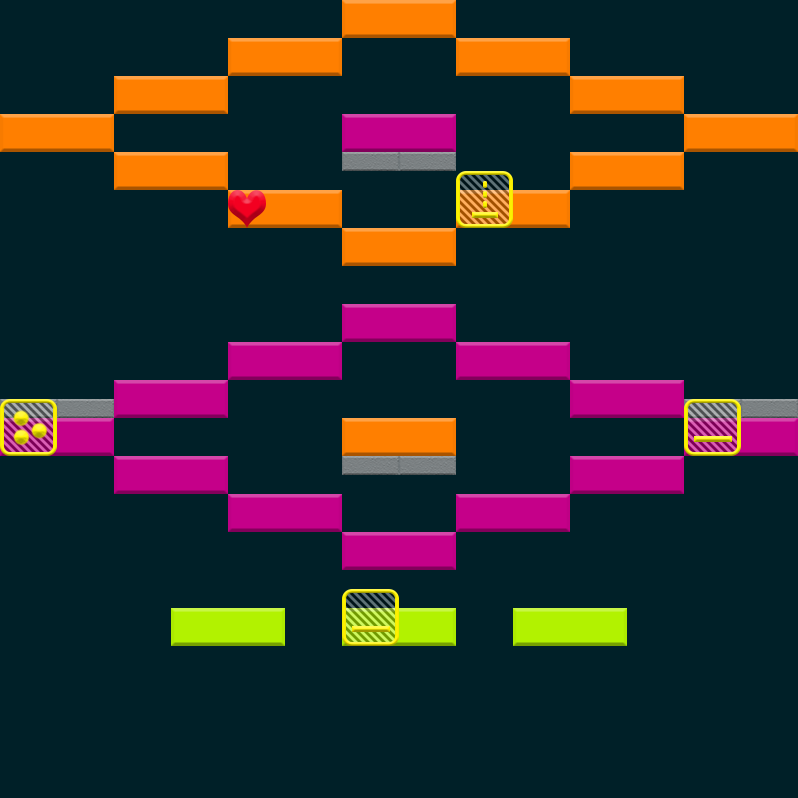

A 2D game scene composited from a Tiled map and its tileset images. What follows is a short description and the map's XML, with each tile layer's data collapsed to a summary:
An orthogonal 14x42 tile map with 57x19 px tiles, 2 tile layers (Bricks, Powerups), 3 tilesets.

<map version="1.0" tiledversion="1.0.3" orientation="orthogonal" renderorder="left-up" width="14" height="42" tilewidth="57" tileheight="19" backgroundcolor="#002028" nextobjectid="15">
 <properties>
  <property name="FinalBallSpeedPercentageIncrease" type="int" value="25" />
 </properties>
 <tileset firstgid="1" name="Bricks" tilewidth="114" tileheight="38" tilecount="18" columns="0">
  <tile id="0">
   <properties>
    <property name="HitsToDestroy" type="int" value="1" />
   </properties>
   <image width="114" height="38" source="../../../../SourceImages/Game/Brick-A1.png" />
  </tile>
  <tile id="1">
   <properties>
    <property name="HitsToDestroy" type="int" value="2" />
   </properties>
   <image width="114" height="38" source="../../../../SourceImages/Game/Brick-A2.png" />
  </tile>
  <tile id="2">
   <properties>
    <property name="HitsToDestroy" type="int" value="1" />
   </properties>
   <image width="114" height="38" source="../../../../SourceImages/Game/Brick-B1.png" />
  </tile>
  <tile id="3">
   <properties>
    <property name="HitsToDestroy" type="int" value="2" />
   </properties>
   <image width="114" height="38" source="../../../../SourceImages/Game/Brick-B2.png" />
  </tile>
  <tile id="4">
   <properties>
    <property name="HitsToDestroy" type="int" value="1" />
   </properties>
   <image width="114" height="38" source="../../../../SourceImages/Game/Brick-C1.png" />
  </tile>
  <tile id="5">
   <properties>
    <property name="HitsToDestroy" type="int" value="2" />
   </properties>
   <image width="114" height="38" source="../../../../SourceImages/Game/Brick-C2.png" />
  </tile>
  <tile id="6">
   <properties>
    <property name="HitsToDestroy" type="int" value="1" />
   </properties>
   <image width="114" height="38" source="../../../../SourceImages/Game/Brick-D1.png" />
  </tile>
  <tile id="7">
   <properties>
    <property name="HitsToDestroy" type="int" value="2" />
   </properties>
   <image width="114" height="38" source="../../../../SourceImages/Game/Brick-D2.png" />
  </tile>
  <tile id="8">
   <properties>
    <property name="HitsToDestroy" type="int" value="-1" />
   </properties>
   <image width="114" height="38" source="../../../../SourceImages/Game/Brick-E1.png" />
  </tile>
  <tile id="9">
   <properties>
    <property name="HitsToDestroy" type="int" value="1" />
   </properties>
   <image width="57" height="19" source="../../../../SourceImages/Game/SmallBrick-A1.png" />
  </tile>
  <tile id="10">
   <properties>
    <property name="HitsToDestroy" type="int" value="2" />
   </properties>
   <image width="57" height="19" source="../../../../SourceImages/Game/SmallBrick-A2.png" />
  </tile>
  <tile id="11">
   <properties>
    <property name="HitsToDestroy" type="int" value="1" />
   </properties>
   <image width="57" height="19" source="../../../../SourceImages/Game/SmallBrick-B1.png" />
  </tile>
  <tile id="12">
   <properties>
    <property name="HitsToDestroy" type="int" value="2" />
   </properties>
   <image width="57" height="19" source="../../../../SourceImages/Game/SmallBrick-B2.png" />
  </tile>
  <tile id="14">
   <properties>
    <property name="HitsToDestroy" type="int" value="1" />
   </properties>
   <image width="57" height="19" source="../../../../SourceImages/Game/SmallBrick-C1.png" />
  </tile>
  <tile id="15">
   <properties>
    <property name="HitsToDestroy" type="int" value="2" />
   </properties>
   <image width="57" height="19" source="../../../../SourceImages/Game/SmallBrick-C2.png" />
  </tile>
  <tile id="16">
   <properties>
    <property name="HitsToDestroy" type="int" value="1" />
   </properties>
   <image width="57" height="19" source="../../../../SourceImages/Game/SmallBrick-D1.png" />
  </tile>
  <tile id="17">
   <properties>
    <property name="HitsToDestroy" type="int" value="2" />
   </properties>
   <image width="57" height="19" source="../../../../SourceImages/Game/SmallBrick-D2.png" />
  </tile>
  <tile id="18">
   <properties>
    <property name="HitsToDestroy" type="int" value="-1" />
   </properties>
   <image width="57" height="19" source="../../../../SourceImages/Game/SmallBrick-E1.png" />
  </tile>
 </tileset>
 <tileset firstgid="20" name="Powerups" tilewidth="57" tileheight="57" tilecount="6" columns="0">
  <tile id="0">
   <properties>
    <property name="PowerupType" type="int" value="3" />
   </properties>
   <image width="57" height="57" source="../../../../SourceImages/Game/PowerupFireball.png" />
  </tile>
  <tile id="1">
   <properties>
    <property name="PowerupType" type="int" value="1" />
   </properties>
   <image width="57" height="57" source="../../../../SourceImages/Game/PowerupLargerPaddle.png" />
  </tile>
  <tile id="2">
   <properties>
    <property name="PowerupType" type="int" value="2" />
   </properties>
   <image width="57" height="57" source="../../../../SourceImages/Game/PowerupMultiBall.png" />
  </tile>
  <tile id="3">
   <properties>
    <property name="PowerupType" type="int" value="4" />
   </properties>
   <image width="57" height="57" source="../../../../SourceImages/Game/PowerupBullets.png" />
  </tile>
  <tile id="4">
   <properties>
    <property name="PowerupType" type="int" value="5" />
   </properties>
   <image width="57" height="57" source="../../../../SourceImages/Game/PowerupRockets.png" />
  </tile>
  <tile id="5">
   <properties>
    <property name="PowerupType" type="int" value="6" />
   </properties>
   <image width="38" height="38" source="../../../../SourceImages/Game/LifeUp.png" />
  </tile>
 </tileset>
 <tileset firstgid="26" name="Wormholes" tilewidth="57" tileheight="57" tilecount="2" columns="0">
  <tile id="2">
   <image width="57" height="57" source="../../../../SourceImages/Game/WormholeIn.png" />
  </tile>
  <tile id="3">
   <image width="57" height="57" source="../../../../SourceImages/Game/WormholeOut.png" />
  </tile>
 </tileset>
 <layer name="Bricks" width="14" height="42">
  <data>[588 cells, 37 non-empty, 4 distinct tile ids]</data>
 </layer>
 <layer name="Powerups" width="14" height="42">
  <data>[588 cells, 5 non-empty, 4 distinct tile ids]</data>
 </layer>
 <objectgroup name="Wormholes" />
</map>
